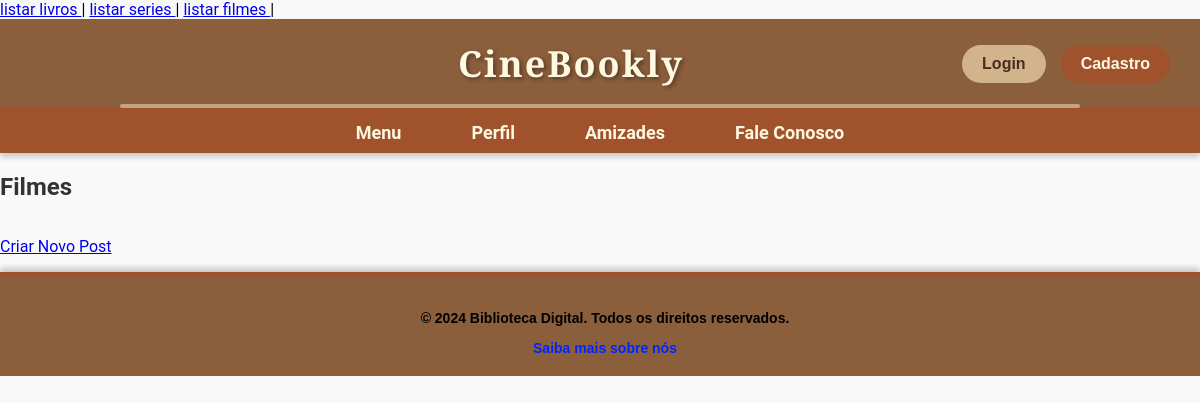
Before: /crud/index_teste.php?pg=lista_filme with the older database file.
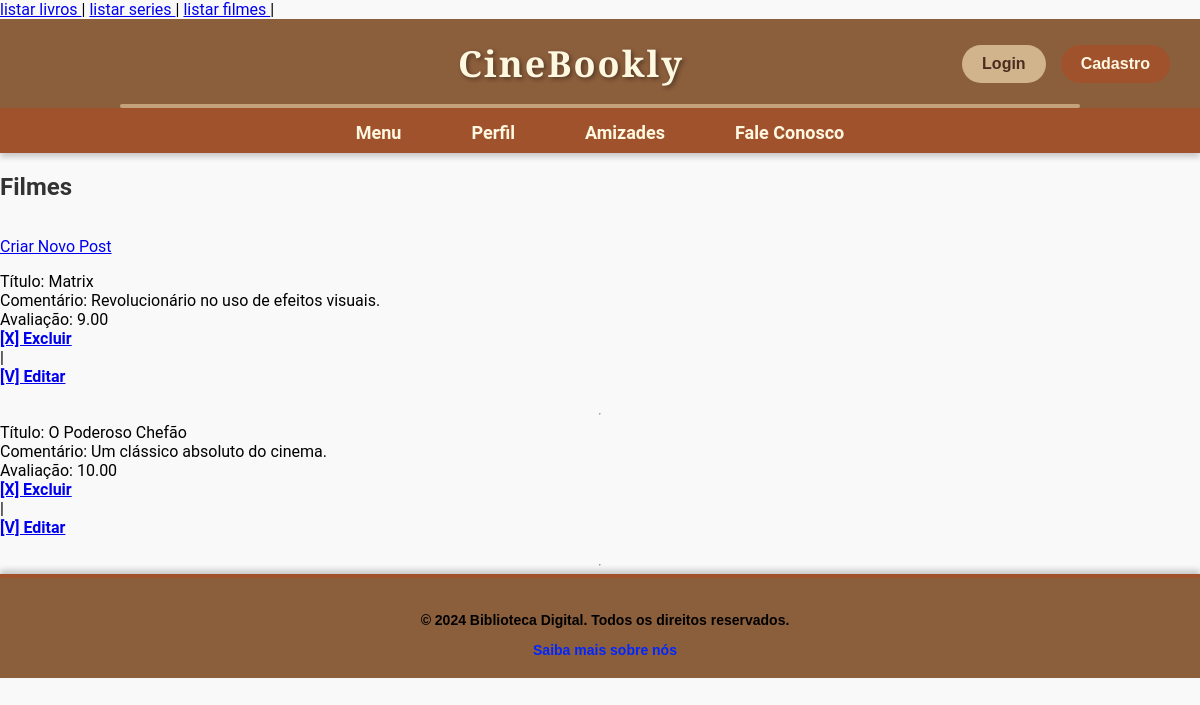
After: the same page with the newer database file.
### tables this page shows
CREATE TABLE `posts` (
  `id` int(11) NOT NULL AUTO_INCREMENT,
  `tipo` enum('livro','serie','filme') NOT NULL,
  `titulo` varchar(255) NOT NULL,
  `comentario` text NOT NULL,
  `avaliacao` decimal(4,2) NOT NULL DEFAULT 0.00,
  `usuario_id` int(11) NOT NULL,
  PRIMARY KEY (`id`),
  KEY `usuario_id` (`usuario_id`),
  CONSTRAINT `posts_ibfk_1` FOREIGN KEY (`usuario_id`) REFERENCES `usuarios` (`id`)
);

### crud/lista_filme.php (the view, shortened to what this page needs)
<h2>Filmes</h2>
<p><a href="?pg=form_cria_post">Criar Novo Post</a></p>
<?php
    include_once("../config.inc.php");
    $sql = mysqli_query($conexao,"SELECT * FROM posts WHERE tipo = 'filme'");
    while($tabela = mysqli_fetch_array($sql)){
        echo "Título:     $tabela[titulo]     <br>";
        echo "Comentário: $tabela[comentario] <br>";
        echo "Avaliação:  $tabela[avaliacao]  <br>";
        echo "<a href=?pg=exclui_post&id=$tabela[id]><b>[X] Excluir</b></a>  |";
        echo "<a href=?pg=form_edita_post&id=$tabela[id]><b>[V] Editar</b></a> <br>";
        echo "<hr>";
    }
?>

Changed rows visible on the page:
added posts: titulo "Matrix", comentario "Revolucionário no uso de efeitos visuais.", avaliacao "9.00"
added posts: titulo "O Poderoso Chefão", comentario "Um clássico absoluto do cinema.", avaliacao "10.00"
